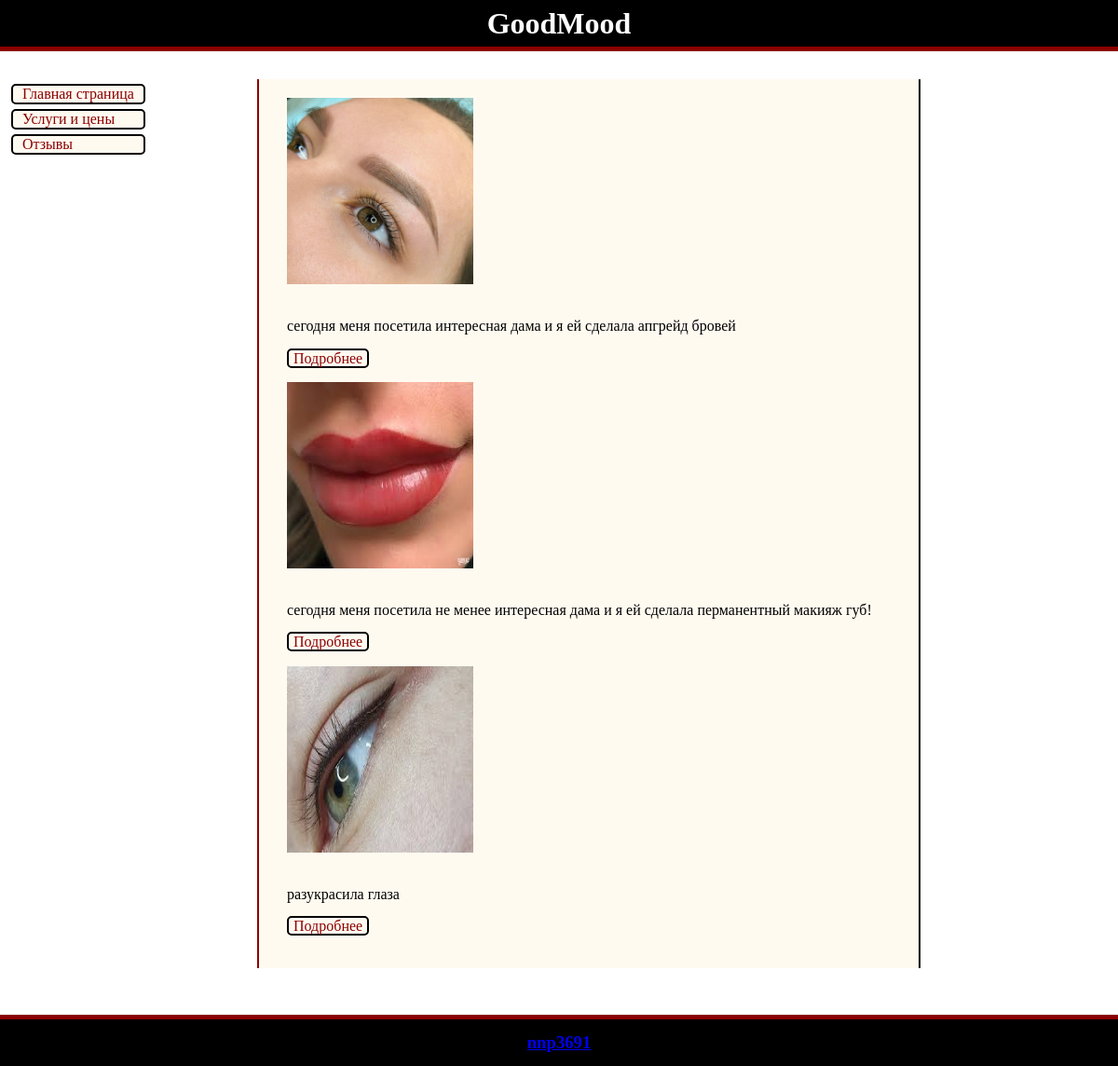
The page / on the database its author committed.
### blog/models.py (models this page shows, shortened)
class Publications(models.Model):
    title = models.CharField(max_length=255, verbose_name='Заголовок')
    slug = models.SlugField(max_length=255, unique=True, db_index=True, verbose_name='URL')
    content = models.TextField(blank=True, verbose_name='Текст статьи')
    photo = models.ImageField(upload_to='photos/%Y/%m/%d/', verbose_name='Фото')
    time_create = models.DateTimeField(auto_now=True, verbose_name='Время создания')
    is_published = models.BooleanField(default=True, verbose_name='Опубликовать')
    def get_absolute_url(self):
        return reverse('public', kwargs={'public_slug': self.slug})
    class Meta:
        verbose_name = 'Публикацию'
        verbose_name_plural = 'Публикации'
        ordering = ['id']
    ordering = ['title', 'time_create']

### blog/views.py (the view)
# urls.py: path('', HomePage.as_view(), name='home'),
class HomePage(ListView):
    model = Publications
    template_name = 'blog/home.html'
    context_object_name = 'public'
    def get_context_data(self, *, object_list=None, **kwargs):
        context = super().get_context_data(**kwargs)
        context['menu'] = menu
        context['title'] = 'Главная страница'
        return context
    def get_queryset(self):
        return Publications.objects.filter(is_published=True)

### blog/templates/blog/home.html
{% extends 'blog/base.html' %}
{% block content %}
{% for p in public %}
{% if p.photo %}
<p><img src="{{p.photo.url}}" height="200" width="200"></p>
{% endif %}
<p>{{p.content|linebreaks|truncatewords:30}} <a href="{{p.get_absolute_url}}">Подробнее</a></p>
{% endfor %}
{% endblock content %}

### blog/static/blog/css/blog.css (style rules this page uses)
* { margin: 0; padding: 0; }
body { background: white; }
#content p { padding-block-end: 2.5%; }
#content a { background: floralwhite; border: 2px solid black; padding: 0 5px; cursor: pointer; margin-top: 5px; border-radius: 5px; text-decoration: none; color: darkred; }

### rows shown on the page
Publications: photo (picture), content "сегодня меня посетила интересная дама и я ей сделала апгрейд бровей"
Publications: photo (picture), content "сегодня меня посетила не менее интересная дама и я ей сделала перманентный макияж губ!"
Publications: photo (picture), content "разукрасила глаза"

### other values the page prints
{{ m.title }} "Главная страница" "Услуги и цены" "Отзывы"
